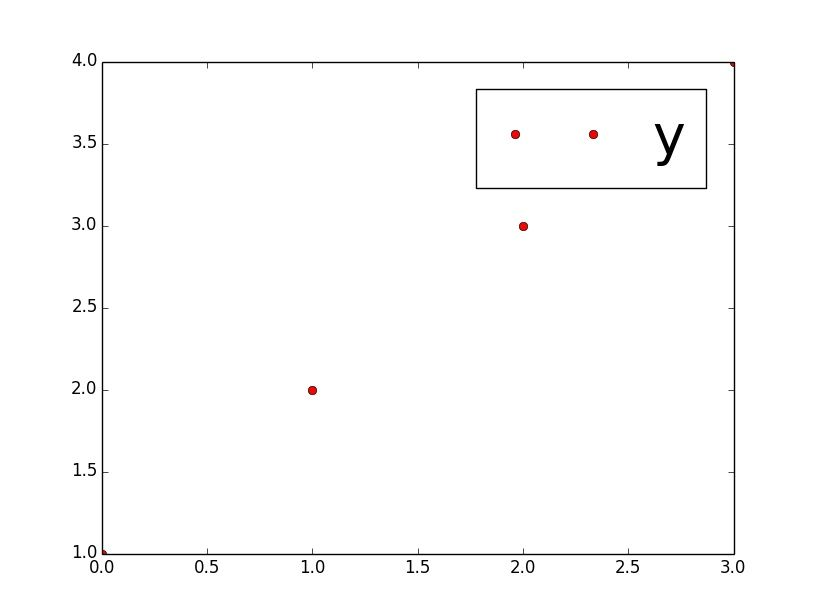

Write the Python code that produced this figure.
# -*- coding: utf-8 -*-
import numpy as np
import matplotlib.pyplot as plt

def main():
    x = np.linspace(0,3,4)          # xの値域(0, 1, 2, 3)
    y = x + 1                       # 直線の式
    plt.plot(x,y,"ro",label="y")    # 直線を引く
    plt.legend(fontsize=40)         # 凡例(フォントサイズ40px)
    plt.show()                      # グラフ表示

if __name__ == '__main__':
    main()
